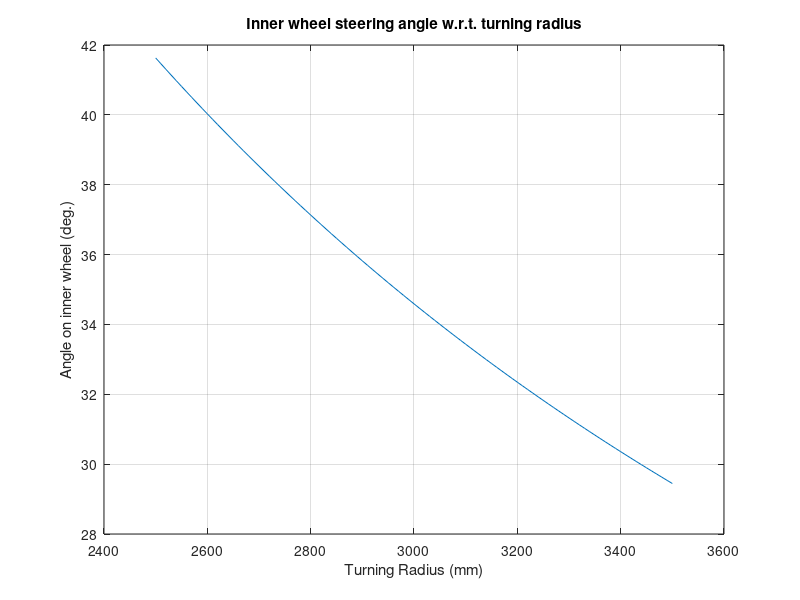

Write the MATLAB code that produced this figure.
clc;
clear all
a=752; % a= CG distance from rear axle
l=1600; % l=wheelbase of car
w=1200-32; % w=trackwidth of car
r=2500:10:3500; % r= turning radius values
for i=1:length(r)
 Cotdi(i)=[(((r(i).^2)-(a^2))/(l^2)).^(0.5)]-(w/(2*l));
 di(i)=acot(Cotdi(i));
 did(i)=di(i)*(180/pi) % did= inner wheel turning angle in degrees
end
plot(r,did)
title('Inner wheel steering angle w.r.t. turning radius')
xlabel('Turning Radius (mm)')
ylabel('Angle on inner wheel (deg.)')
grid on